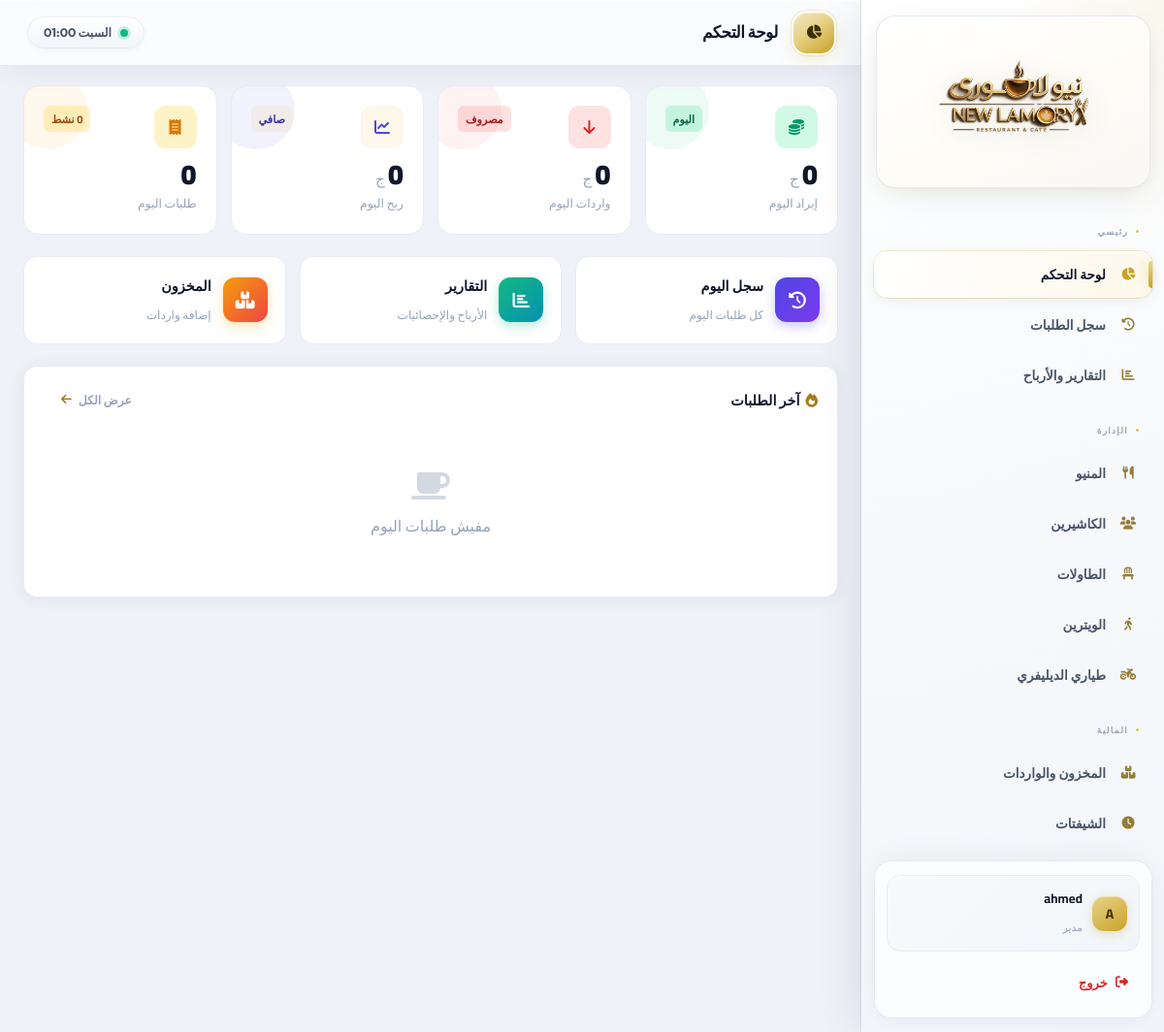
The page /admin-panel/ (signed in) on the database as committed earlier.
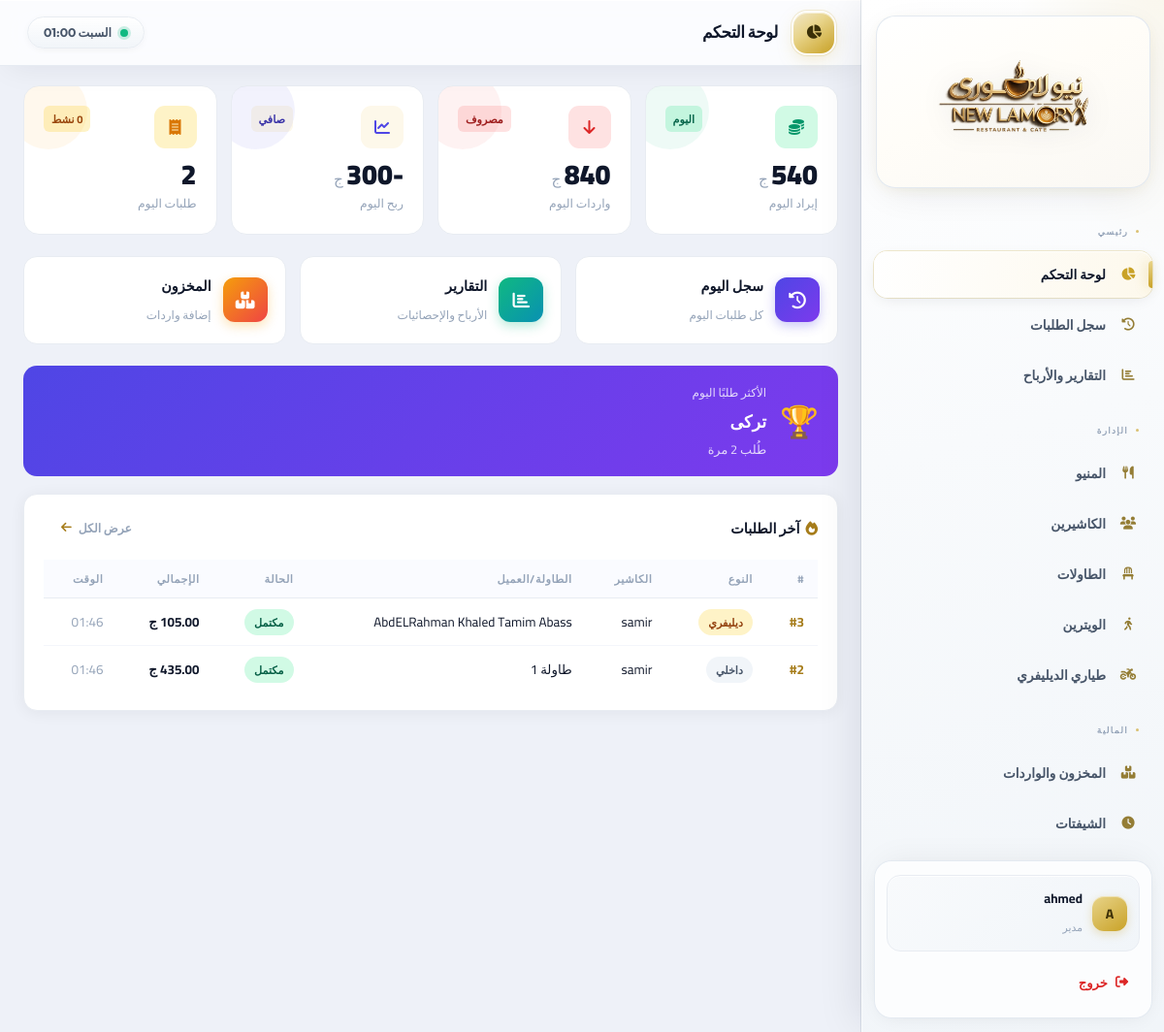
The same page on the database as committed later.
### pos/models.py (models this page shows, shortened)
class MenuItem(models.Model):
    category     = models.ForeignKey(Category, on_delete=models.CASCADE, related_name='items', verbose_name='التصنيف')
    name         = models.CharField(max_length=200, verbose_name='الاسم')
    price        = models.DecimalField(max_digits=8, decimal_places=2, verbose_name='السعر الأساسي')
    is_available = models.BooleanField(default=True, verbose_name='متاح')
    order        = models.PositiveIntegerField(default=0, verbose_name='الترتيب')
    description  = models.TextField(blank=True, verbose_name='الوصف')
    class Meta:
        verbose_name='منتج'; verbose_name_plural='المنتجات'; ordering=['order','name']

class Order(models.Model):
    STATUS_CHOICES = [
        ('open','مفتوح'),
        ('printed','قيد الانتظار'),
        ('completed','مكتمل'),
        ('cancelled','ملغي'),
    ]
    TYPE_CHOICES = [('dine_in','داخل المحل'),('delivery','ديليفري')]
    cashier          = models.ForeignKey(User, on_delete=models.SET_NULL, null=True, related_name='orders', verbose_name='الكاشير')
    order_type       = models.CharField(max_length=20, choices=TYPE_CHOICES, default='dine_in', verbose_name='نوع الطلب')
    status           = models.CharField(max_length=20, choices=STATUS_CHOICES, default='open', verbose_name='الحالة')
    notes            = models.TextField(blank=True, verbose_name='ملاحظات')
    table            = models.ForeignKey(Table, on_delete=models.SET_NULL, null=True, blank=True, verbose_name='الطاولة')
    waiter           = models.ForeignKey(Waiter, on_delete=models.SET_NULL, null=True, blank=True, verbose_name='الويتر')
    customer_name    = models.CharField(max_length=150, blank=True, verbose_name='اسم العميل')
    customer_phone   = models.CharField(max_length=30, blank=True, verbose_name='رقم العميل')
    customer_address = models.TextField(blank=True, verbose_name='عنوان العميل')
    driver           = models.ForeignKey(DeliveryDriver, on_delete=models.SET_NULL, null=True, blank=True, verbose_name='الطيار')
    created_at       = models.DateTimeField(auto_now_add=True)
    printed_at       = models.DateTimeField(null=True, blank=True)
    completed_at     = models.DateTimeField(null=True, blank=True)
    cancelled_at     = models.DateTimeField(null=True, blank=True)
    cancel_approved_by = models.ForeignKey(User, on_delete=models.SET_NULL, null=True, blank=True, related_name='approved_cancels')
    class Meta:
        verbose_name='طلب'; verbose_name_plural='الطلبات'; ordering=['-created_at']
    @property
    def total(self):
        return sum(i.subtotal for i in self.items.all())

class OrderItem(models.Model):
    order     = models.ForeignKey(Order, on_delete=models.CASCADE, related_name='items', verbose_name='الطلب')
    menu_item = models.ForeignKey(MenuItem, on_delete=models.CASCADE, verbose_name='المنتج')
    quantity  = models.PositiveIntegerField(default=1, verbose_name='الكمية')
    price     = models.DecimalField(max_digits=8, decimal_places=2, null=True, blank=True, verbose_name='سعر الوحدة')
    notes     = models.CharField(max_length=200, blank=True, verbose_name='ملاحظات')
    selected_size = models.ForeignKey(
        'MenuItemSize', on_delete=models.SET_NULL, null=True, blank=True,
        related_name='order_lines', verbose_name='الحجم',
    )
    size_label = models.CharField(max_length=100, blank=True, verbose_name='اسم الحجم (نسخة)')
    drink_detail = models.TextField(blank=True, verbose_name='تفاصيل المشروب')
    extras_json = models.JSONField(default=dict, blank=True, verbose_name='إضافات وخيارات (JSON)')
    class Meta:
        verbose_name='عنصر طلب'; verbose_name_plural='عناصر الطلب'
    @property
    def subtotal(self): return self.quantity * (self.price or 0)

class Table(models.Model):
    number    = models.PositiveIntegerField(unique=True, verbose_name='رقم الطاولة')
    name      = models.CharField(max_length=50, blank=True, verbose_name='الاسم')
    is_active = models.BooleanField(default=True, verbose_name='نشطة')
    class Meta:
        verbose_name='طاولة'; verbose_name_plural='الطاولات'; ordering=['number']
    def __str__(self):
        return f"طاولة {self.number}" + (f" — {self.name}" if self.name else "")

### pos/admin_views.py (the view)
# urls.py: path('admin-panel/',                     admin_views.dashboard,           name='admin_dashboard'),
@admin_required
def dashboard(request):
    today = date.today()
    orders_today = Order.objects.filter(created_at__date=today).exclude(status='cancelled')
    revenue_today = sum(o.total for o in orders_today.filter(status__in=['printed','completed']))
    expenses_today = InventoryEntry.objects.filter(date=today).aggregate(t=Sum('total_cost'))['t'] or 0
    profit_today = revenue_today - expenses_today
    top_item = (OrderItem.objects
                .filter(order__created_at__date=today, order__status__in=['printed','completed'])
                .values('menu_item__name')
                .annotate(qty=Sum('quantity'))
                .order_by('-qty').first())
    recent_orders = Order.objects.filter(created_at__date=today).select_related('cashier','table','waiter','driver')[:8]
    return render(request, 'pos/admin/dashboard.html', {
        'revenue_today':  revenue_today,
        'expenses_today': expenses_today,
        'profit_today':   profit_today,
        'orders_count':   orders_today.count(),
        'top_item':       top_item,
        'recent_orders':  recent_orders,
        'open_orders':    Order.objects.filter(status__in=['open','printed']).count(),
    })

### pos/admin_views.py (called while the page is built)
def admin_required(view_func):
    decorated = login_required(user_passes_test(lambda u: u.is_staff)(view_func))
    return decorated

### templates/pos/admin/dashboard.html (shortened to what the changed rows need)
{% extends 'pos/admin/base.html' %}
{% block content %}
<div class="kpi4">
  <div class="kpi g">
    <div class="kpi-glow"></div>
    <div class="kpi-top"><div class="kpi-icon"><i class="fas fa-coins"></i></div><span class="kpi-lbl-t">اليوم</span></div>
    <div class="kpi-val">{{ revenue_today|floatformat:0 }}<small> ج</small></div>
    <div class="kpi-sub">إيراد اليوم</div>
  </div>
  <div class="kpi r">
    <div class="kpi-glow"></div>
    <div class="kpi-top"><div class="kpi-icon"><i class="fas fa-arrow-down"></i></div><span class="kpi-lbl-t">مصروف</span></div>
    <div class="kpi-val">{{ expenses_today|floatformat:0 }}<small> ج</small></div>
    <div class="kpi-sub">واردات اليوم</div>
  </div>
  <div class="kpi b">
    <div class="kpi-glow"></div>
    <div class="kpi-top"><div class="kpi-icon"><i class="fas fa-chart-line"></i></div><span class="kpi-lbl-t">صافي</span></div>
    <div class="kpi-val">{{ profit_today|floatformat:0 }}<small> ج</small></div>
    <div class="kpi-sub">ربح اليوم</div>
  </div>
  <div class="kpi o">
    <div class="kpi-glow"></div>
    <div class="kpi-top"><div class="kpi-icon"><i class="fas fa-receipt"></i></div><span class="kpi-lbl-t">{{ open_orders }} نشط</span></div>
    <div class="kpi-val">{{ orders_count }}</div>
    <div class="kpi-sub">طلبات اليوم</div>
  </div>
</div>
{% if top_item %}
<div style="background:linear-gradient(135deg,#4f46e5,#7c3aed);border-radius:14px;padding:16px 20px;margin-bottom:18px;display:flex;align-items:center;gap:14px;color:#fff">
  <div style="font-size:2rem">🏆</div>
  <div>
    <div style="font-size:.75rem;opacity:.8;margin-bottom:2px">الأكثر طلبًا اليوم</div>
    <div style="font-size:1.1rem;font-weight:800">{{ top_item.menu_item__name }}</div>
    <div style="font-size:.8rem;opacity:.8">طُلب {{ top_item.qty }} مرة</div>
  </div>
</div>
{% endif %}
<div class="card">
  {% if recent_orders %}
  <table class="orders-tbl">
    <thead><tr><th>#</th><th>النوع</th><th>الكاشير</th><th>الطاولة/العميل</th><th>الحالة</th><th>الإجمالي</th><th>الوقت</th></tr></thead>
    <tbody>
      {% for o in recent_orders %}
      <tr onclick="location.href='{% url 'admin_order_detail' o.id %}'">
        <td><strong style="color:var(--pri)">#{{ o.id }}</strong></td>
        <td>{% if o.order_type == 'delivery' %}<span class="badge b-war">ديليفري</span>{% else %}<span class="badge b-grey">داخلي</span>{% endif %}</td>
        <td>{{ o.cashier.username|default:"—" }}</td>
        <td>{% if o.order_type == 'delivery' %}{{ o.customer_name|default:"—" }}{% else %}{{ o.table|default:"—" }}{% endif %}</td>
        <td>
          {% if o.status == 'open' %}<span class="badge b-war">مفتوح</span>
          {% elif o.status == 'printed' %}<span class="badge b-pri">انتظار</span>
          {% elif o.status == 'completed' %}<span class="badge b-suc">مكتمل</span>
          {% else %}<span class="badge b-dan">ملغي</span>{% endif %}
        </td>
        <td><strong>{{ o.total|floatformat:2 }} ج</strong></td>
        <td style="color:var(--muted)">{{ o.created_at|time:"H:i" }}</td>
      </tr>
      {% endfor %}
    </tbody>
  </table>
  {% else %}
  <div style="text-align:center;padding:40px;color:var(--muted)"><i class="fas fa-coffee" style="font-size:2rem;display:block;margin-bottom:10px;opacity:.4"></i><p>مفيش طلبات اليوم</p></div>
  {% endif %}
</div>
{% endblock %}

Rows that differ between the two databases and show on the page:
now on this page (row unchanged): MenuItem: menu_item__name "تركى"
added Order: id "3", order_type "ديليفري", cashier.username "samir", customer_name "AbdELRahman Khaled Tamim Abass", status "مكتمل", total "105.00", created_at "01:46"
added Order: id "2", order_type "داخلي", cashier.username "samir", table "طاولة 1", status "مكتمل", total "435.00", created_at "01:46"
Other text that changed with them:
{{ revenue_today|floatformat:0 }}: "0" → "540"
{{ expenses_today|floatformat:0 }}: "0" → "840"
{{ profit_today|floatformat:0 }}: "0" → "-300"
{{ orders_count }}: "0" → "2"
text no longer shown: "مفيش طلبات اليوم"
text now shown: "🏆 الأكثر طلبًا اليوم طُلب مرة # النوع الكاشير الطاولة/العميل الحالة الإجمالي الوقت"
